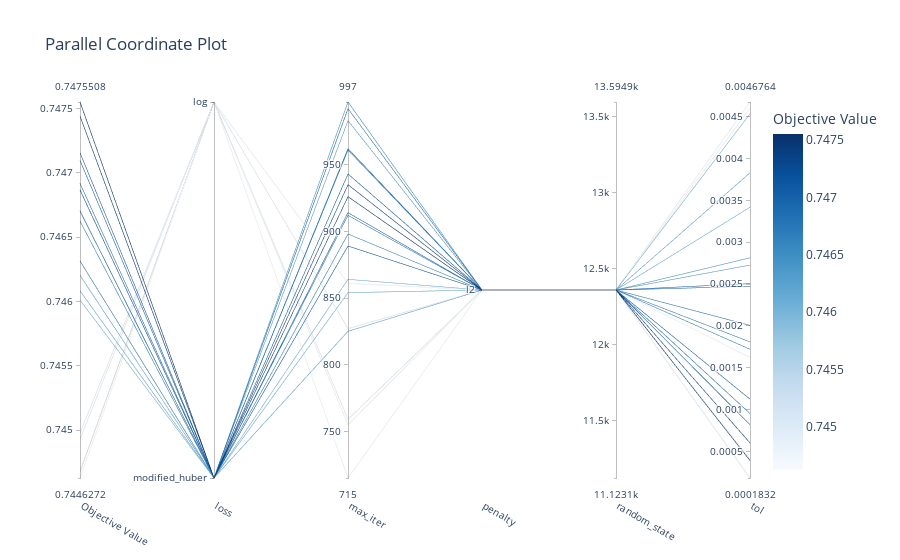

The notebook cell this image was saved under:
### Code cell
###################################################################################################
# Visualize high-dimensional parameter relationships. See :func:`~optuna.visualization.plot_parallel_coordinate` for the details.
plot_parallel_coordinate(study)

### Figure 1 — Plotly figure (JSON) as saved in the notebook; plotly's stock layout.template omitted (floating-point values rounded to 4 significant figures)
{"data": [{"dimensions": [{"label": "Objective Value", "range": [0.7446, 0.7476], "values": [0.7462, 0.7469, 0.7446, 0.7467, 0.7461, 0.7447, 0.7447, 0.7466, 0.746, 0.745, 0.7463, 0.7467, 0.7469, 0.7463, 0.7472, 0.7474, 0.7476, 0.7469, 0.7449, 0.7471]}, {"label": "loss", "range": [0, 1], "ticktext": ["modified_huber", "log"], "tickvals": [0, 1], "values": [0, 0, 1, 0, 0, 1, 1, 0, 0, 1, 0, 0, 0, 0, 0, 0, 0, 0, 1, 0]}, {"label": "max_iter", "range": [715, 997], "values": [825, 962, 715, 912, 854, 861, 755, 898, 864, 759, 983, 961, 992, 997, 943, 935, 926, 914, 827, 889]}, {"label": "penalty", "range": [0, 0], "ticktext": ["l2"], "tickvals": [0], "values": [0, 0, 0, 0, 0, 0, 0, 0, 0, 0, 0, 0, 0, 0, 0, 0, 0, 0, 0, 0]}, {"label": "random_state", "range": [12359, 12359], "values": [12359, 12359, 12359, 12359, 12359, 12359, 12359, 12359, 12359, 12359, 12359, 12359, 12359, 12359, 12359, 12359, 12359, 12359, 12359, 12359]}, {"label": "tol", "range": [0.0001832, 0.004676], "values": [0.003831, 0.002473, 0.001624, 0.001809, 0.003419, 0.004605, 0.004676, 0.001722, 0.004535, 0.0004066, 0.002814, 0.002007, 0.002506, 0.002728, 0.0008203, 0.0006022, 0.0003924, 0.0009532, 0.0001832, 0.001125]}], "labelangle": 30, "labelside": "bottom", "line": {"color": [0.7462, 0.7469, 0.7446, 0.7467, 0.7461, 0.7447, 0.7447, 0.7466, 0.746, 0.745, 0.7463, 0.7467, 0.7469, 0.7463, 0.7472, 0.7474, 0.7476, 0.7469, 0.7449, 0.7471], "colorbar": {"title": {"text": "Objective Value"}}, "colorscale": [[0, "rgb(247,251,255)"], [0.125, "rgb(222,235,247)"], [0.25, "rgb(198,219,239)"], [0.375, "rgb(158,202,225)"], [0.5, "rgb(107,174,214)"], [0.625, "rgb(66,146,198)"], [0.75, "rgb(33,113,181)"], [0.875, "rgb(8,81,156)"], [1, "rgb(8,48,107)"]], "reversescale": false, "showscale": true}, "type": "parcoords"}], "layout": {"title": {"text": "Parallel Coordinate Plot"}}}
